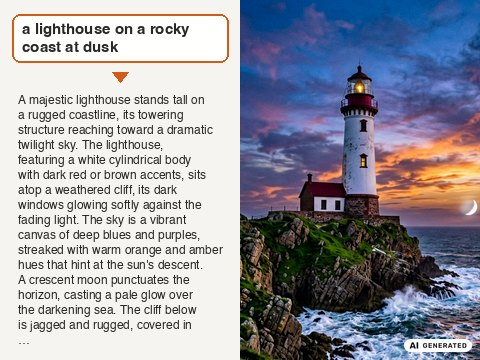
#> input picture src/renderer/src/assets/helpers/ernie_pe.jpg, 480 x 360 px
$ python -i upright.py   (imports and definitions only)
#> lines starting #> are read from the running program, lines starting #| are printed output that depends on the picture; after the words box and inside, x2 and y2 are one past the last pixel; in counts of white or black regions, pixels touching at a corner belong together
# SPDX-License-Identifier: LicenseRef-PolyForm-Noncommercial-1.0.0
# Copyright (C) 2026 Oliver Schmidt
"""Converging verticals straightened (Enhance: the built-in tool "Upright"), without a model.

The nearly vertical line segments of the photo are found (Canny, probabilistic Hough), their common vanishing point is
estimated robustly (random pairs of segments, the point most of them pass close to, then least squares over those),
and one perspective transform maps two lines through that point onto verticals, anchored at the middle row so the
photo keeps its size there. The strength moves the target points part of the way; the empty corners are cut off.
"""
import math

import cv2
import numpy as np

TOOL_ID = "builtin:upright"
MANIFEST = {"name": "Upright", "task": "upright", "kind": "image"}

WORK_SIZE = 1500  # long side of the copy the lines are found on
MAX_LEAN = 30  # degrees from vertical a segment may lean to count
MIN_LINES = 4  # fewer agreeing segments: the photo has no clear verticals
INLIER_DEG = 1.5  # a segment agrees with a vanishing point when it points at it within this angle
MAX_CORRECTION = 25  # degrees: the outer guide lines are never turned further (strong corrections stretch people)
STRAIGHT = 0.2  # degrees: verticals leaning less are left alone
# a building's verticals meet far outside the picture; lines meeting closer than this many picture heights from its
# middle are something else (stems in a vase, rays, a fan)
MIN_DISTANCE = 0.8
MIN_SPREAD = 0.25  # the agreeing segments must spread over at least this share of the width
MIN_KEPT = 0.5  # a result keeping less of the photo's area is not given
MAX_SEGMENTS = 300  # the longest segments carry the estimate; more only cost time on busy photos (trees, grass)


def _segments(rgb):
    """Nearly vertical line segments [(x1, y1, x2, y2)] in the photo's pixels, longest first."""
    h, w = rgb.shape[:2]
    scale = min(1.0, WORK_SIZE / max(h, w))
    grey = cv2.cvtColor(rgb, cv2.COLOR_RGB2GRAY)
    if scale < 1:
        grey = cv2.resize(grey, (round(w * scale), round(h * scale)), interpolation=cv2.INTER_AREA)
    edges = cv2.Canny(grey, 50, 150)
    found = cv2.HoughLinesP(edges, 1, np.pi / 180, 40, minLineLength=max(20, int(min(grey.shape) * 0.05)), maxLineGap=8)
    out = []
    for x1, y1, x2, y2 in (found.reshape(-1, 4) if found is not None else []):  # (N, 1, 4) in OpenCV 4, (N, 4) in 5
        lean = (math.degrees(math.atan2(x2 - x1, y2 - y1)) + 90) % 180 - 90
        if abs(lean) <= MAX_LEAN:
            out.append(np.array([x1, y1, x2, y2], np.float64) / scale)
    return sorted(out, key=lambda s: -math.hypot(s[2] - s[0], s[3] - s[1]))[:MAX_SEGMENTS]


def _line(s):
    """The segment's line as homogeneous coordinates, normalised (a·x + b·y + c = 0 with a² + b² = 1)."""
    l = np.cross([s[0], s[1], 1.0], [s[2], s[3], 1.0])
    return l / math.hypot(l[0], l[1])


def _agrees(s, v):
    """Whether the segment points at the vanishing point v (homogeneous; v[2] = 0: a direction)."""
    mid = np.array([(s[0] + s[2]) / 2, (s[1] + s[3]) / 2])
    to_v = v[:2] - mid * v[2]
    d = np.array([s[2] - s[0], s[3] - s[1]])
    cos = abs(d @ to_v) / (np.linalg.norm(d) * np.linalg.norm(to_v) + 1e-12)
    return cos >= math.cos(math.radians(INLIER_DEG))


def vanishing_point(segments, tries=400, seed=0):
    """The vertical vanishing point (homogeneous, unit length) most segments agree with, and the agreeing segments."""
    if len(segments) < 2:
        return None, []
    rng = np.random.default_rng(seed)
    lines = [_line(s) for s in segments]
    weights = np.array([math.hypot(s[2] - s[0], s[3] - s[1]) for s in segments])
    best, best_score = None, 0.0
    for _ in range(tries):
        i, j = rng.choice(len(segments), 2, replace=False)
        v = np.cross(lines[i], lines[j])
        if not np.any(v):
            continue
        v = v / np.linalg.norm(v)
        score = sum(weights[k] for k, s in enumerate(segments) if _agrees(s, v))
        if score > best_score:
            best, best_score = v, score
    if best is None:
        return None, []
    inliers = [k for k, s in enumerate(segments) if _agrees(s, best)]
    if len(inliers) < 2:
        return None, []
    # least squares: the point nearest to all agreeing lines, weighted by their length
    a = np.array([lines[k] * weights[k] for k in inliers])
    v = np.linalg.svd(a)[2][-1]
    return v / np.linalg.norm(v), [segments[k] for k in inliers]


def _through(v, x, y, at_y):
    """Where the line from (x, y) towards the vanishing point v crosses the row at_y."""
    dx, dy = v[0] - x * v[2], v[1] - y * v[2]
    if abs(dy) < 1e-12:
        return x
    return x + dx * (at_y - y) / dy


def _inner_box(valid):
    """The largest upright rectangle (x0, y0, x1, y1) inside the valid area, searched on a coarse grid."""
    h, w = valid.shape
    k = max(1, max(h, w) // 300)
    small = valid[::k, ::k]
    rows = []
    for r in small:
        xs = np.flatnonzero(r)
        rows.append((xs[0], xs[-1]) if len(xs) and xs[-1] - xs[0] + 1 == len(xs) else (None, None))
    best, box = 0, (0, 0, w, h)
    n = len(rows)
    for top in range(n):
        if rows[top][0] is None:
            continue
        left, right = rows[top]
        for bottom in range(top, n):
            if rows[bottom][0] is None:
                break
            left, right = max(left, rows[bottom][0]), min(right, rows[bottom][1])
            if right <= left:
                break
            area = (right - left + 1) * (bottom - top + 1)
            if area > best:
                best, box = area, (left * k, top * k, (right + 1) * k, (bottom + 1) * k)
    # one pixel in from each side: the edge rows of the grid may still touch the empty corner
    x0, y0, x1, y1 = box
    return x0 + k, y0 + k, min(w, x1) - k, min(h, y1) - k


def straighten(rgb, strength=1.0, stop=None):
    """The photo with its verticals straightened by the strength (0..1); and whether clear verticals were found. Without
    them, or at strength 0, the photo comes back as it is. (None, False) when stop() asks to end."""
    strength = max(0.0, min(1.0, float(strength)))
    segments = _segments(rgb)
    v, agreeing = vanishing_point(segments)
    if v is None or len(agreeing) < MIN_LINES:
        return rgb, False
    h, w = rgb.shape[:2]
    mids = [(sg[0] + sg[2]) / 2 for sg in agreeing]
    if max(mids) - min(mids) < MIN_SPREAD * w:
        return rgb, False
    if abs(v[2]) > 1e-12 and math.hypot(v[0] / v[2] - w / 2, v[1] / v[2] - h / 2) < MIN_DISTANCE * h:
        return rgb, False
    mid = h / 2
    xs = (0.25 * w, 0.75 * w)
    tops = [_through(v, x, mid, 0) for x in xs]
    bottoms = [_through(v, x, mid, h) for x in xs]
    lean = max(abs(math.degrees(math.atan2(t - x, mid))) for t, x in zip(tops, xs))
    if lean < STRAIGHT or strength == 0:
        return rgb, True
    # never turn the guide lines by more than MAX_CORRECTION degrees
    strength *= min(1.0, MAX_CORRECTION / lean)
    src = np.float32([[tops[0], 0], [tops[1], 0], [bottoms[1], h], [bottoms[0], h]])
    target = np.float32([[xs[0], 0], [xs[1], 0], [xs[1], h], [xs[0], h]])
    dst = src + strength * (target - src)
    m = cv2.getPerspectiveTransform(src, dst)
    if stop and stop():
        return None, False
    corners = cv2.perspectiveTransform(np.float32([[[0, 0]], [[w, 0]], [[w, h]], [[0, h]]]), m)[:, 0]
    x_min, y_min = np.floor(corners.min(axis=0))
    x_max, y_max = np.ceil(corners.max(axis=0))
    shift = np.array([[1, 0, -x_min], [0, 1, -y_min], [0, 0, 1]], np.float64)
    size = (int(x_max - x_min), int(y_max - y_min))
    if size[0] * size[1] > 4 * w * h:
        return rgb, True  # a degenerate estimate: leave the photo as it is rather than distort it
    # where the corrected photo has no empty corners, found on a coarse copy (a few hundred pixels across) ...
    k = max(1.0, max(size) / 400)
    coarse = np.diag([1 / k, 1 / k, 1.0])
    small_src = (max(1, round(w / k)), max(1, round(h / k)))
    valid = cv2.warpPerspective(np.full(small_src[::-1], 255, np.uint8), coarse @ shift @ m @ np.linalg.inv(coarse),
                                (max(1, math.ceil(size[0] / k)), max(1, math.ceil(size[1] / k))), flags=cv2.INTER_NEAREST) > 0
    bx0, by0, bx1, by1 = _inner_box(valid)
    x0, y0 = math.ceil(bx0 * k), math.ceil(by0 * k)
    x1, y1 = min(size[0], math.floor(bx1 * k)), min(size[1], math.floor(by1 * k))
    if x1 <= x0 or y1 <= y0 or (x1 - x0) * (y1 - y0) < MIN_KEPT * w * h:
        return rgb, False
    # ... then only that part is made at full size: no canvas larger than the photo
    crop = np.array([[1, 0, -x0], [0, 1, -y0], [0, 0, 1]], np.float64)
    out = cv2.warpPerspective(rgb, crop @ shift @ m, (x1 - x0, y1 - y0), flags=cv2.INTER_CUBIC, borderMode=cv2.BORDER_REPLICATE)
    return np.ascontiguousarray(out), True

>>> import cv2
>>> picture = cv2.cvtColor(cv2.imread('../../src/renderer/src/assets/helpers/ernie_pe.jpg'), cv2.COLOR_BGR2RGB)
>>> result = straighten(picture)
#> in _segments, `grey = cv2.cvtColor(rgb, cv2.COLOR_RGB2GRAY)`:
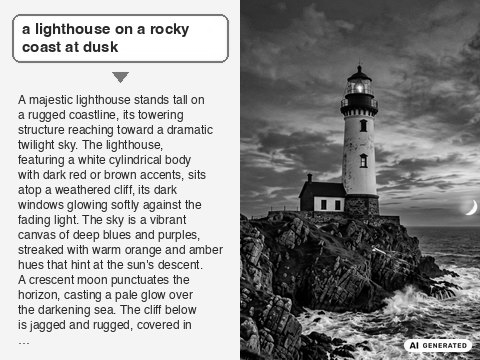
#> grey: shape (360, 480); min 0, max 255, mean 155.3
#> in _segments, `edges = cv2.Canny(grey, 50, 150)`:
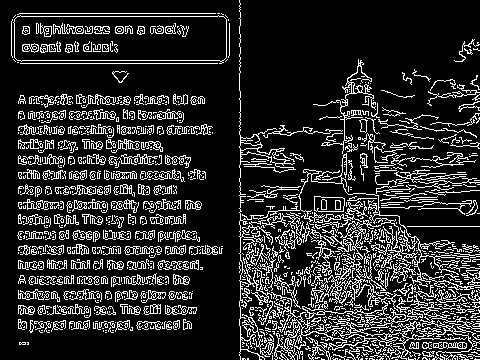
#> edges: shape (360, 480); 17.1% white in thin lines or dots
#> in _segments, `found = cv2.HoughLinesP(edges, 1, np.pi / 180, 40, minLineLength=max(2..`: found = 711 rows, first 6: [240, 359, 240, 91], [325, 223, 399, 223], [14, 60, 226, 60], [397, 305, 479, 350], [19, 280, 188, 282], [301, 279, 380, 358]
#> the loop in _segments, `for x1, y1, x2, y2 in (found.reshape(-1, 4) if found is not None else ..` made 711 passes
#> (x1, y1, x2, y2, lean) on passes 1 to 3: (240, 359, 240, 91, 0), (325, 223, 399, 223, -90), (14, 60, 226, 60, -90)
#> after the loop in _segments, `for x1, y1, x2, y2 in (found.reshape(-1, 4) if found is not None else ..`: out = 47 items, first 6: [240, 359, 240, 91], [375, 160, 383, 273], [239, 99, 239, 0], [425, 208, 439, 159], [343, 99, 344, 140], [297, 358, 395, 181]
#> in straighten, `segments = _segments(rgb)`: segments = 47 items, first 6: [240, 359, 240, 91], [297, 358, 395, 181], [461, 359, 467, 245], [375, 160, 383, 273], [239, 99, 239, 0], [476, 248, 479, 339]
#> in _line, `l = np.cross([s[0], s[1], 1.0], [s[2], s[3], 1.0])`: l = [268, 0, -64320]
#> in vanishing_point, `lines = [_line(s) for s in segments]`: lines = 47 items, first 6: [1, 0, -240], [0.875, 0.484, -433.2], [0.999, 0.0526, -479.2], [-0.998, 0.0706, 362.8], [1, 0, -239], [-0.999, 0.0329, 467.6]
#> in vanishing_point, `weights = np.array([math.hypot(s[2] - s[0], s[3] - s[1]) for s in segm..`: weights = 47 values, max 268 at index 0, min 23.26 at index 46, mean 61.03
#> the loop in vanishing_point, `for _ in range(tries):` made 400 passes
#> (i, j, score, best) on passes 1 to 2: (39, 29, 166.6, [-0.645, -0.764, -0.0018]), (14, 12, 439.1, [0.924, -0.381, 0.00198])
#> (i, j, v) on pass 3: (0, 3, [0.136, -0.991, 0.000567])
#> in straighten, `valid = cv2.warpPerspective(np.full(small_src[::-1], 255, np.uint8), c..`:
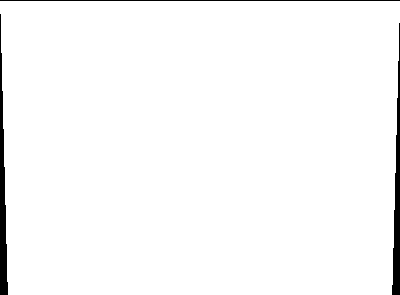
#> valid: shape (295, 400) bool; 97.7% white; 3 black regions, box (x1, y1, x2, y2) and area: (0, 14, 8, 295) 1175, (392, 23, 400, 295) 1127, (0, 0, 400, 1) 400
#> in straighten, `out = cv2.warpPerspective(rgb, crop @ shift @ m, (x1 - x0, y1 - y0), f..`:
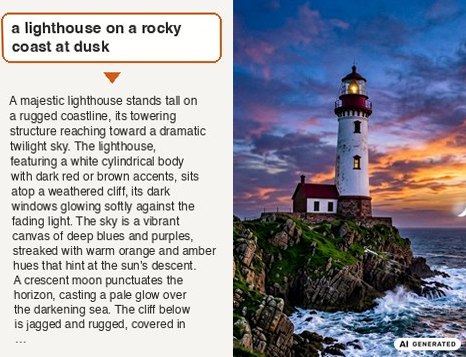
#> out: shape (357, 466, 3); mean R, G, B 152.1, 153.7, 164.3

$ run again, on src/renderer/src/assets/helpers/klein_outpaint.jpg
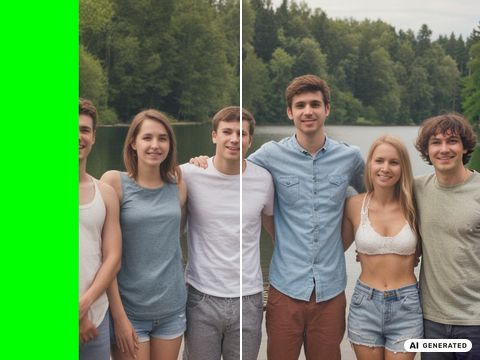
#> input picture src/renderer/src/assets/helpers/klein_outpaint.jpg, 480 x 360 px
#> in _segments, `grey = cv2.cvtColor(rgb, cv2.COLOR_RGB2GRAY)`:
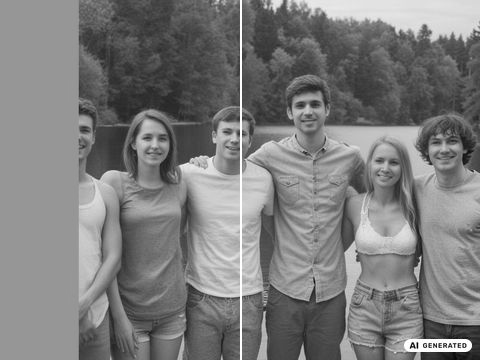
#> grey: shape (360, 480); min 0, max 255, mean 124.1
#> in _segments, `edges = cv2.Canny(grey, 50, 150)`:
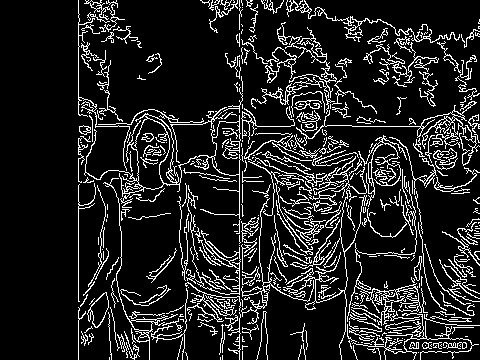
#> edges: shape (360, 480); 13.2% white in thin lines or dots, all inside (x1, y1, x2, y2) = (78, 0, 480, 360)
#> found = 729 rows, first 6: [78, 359, 78, 138], [239, 359, 239, 0], [242, 316, 242, 171], [238, 126, 290, 126], [373, 289, 436, 352], [397, 126, 478, 127]
#> the loop in _segments, `for x1, y1, x2, y2 in (found.reshape(-1, 4) if found is not None else ..` made 729 passes
#> (x1, y1, x2, y2, lean) on passes 1 to 3: (78, 359, 78, 138, 0), (239, 359, 239, 0, 0), (242, 316, 242, 171, 0)
#> after the loop in _segments, `for x1, y1, x2, y2 in (found.reshape(-1, 4) if found is not None else ..`: out = 160 items, first 6: [78, 359, 78, 138], [239, 359, 239, 0], [242, 316, 242, 171], [353, 240, 357, 261], [313, 153, 343, 206], [273, 188, 341, 60]
#> segments = 160 items, first 6: [239, 359, 239, 0], [78, 359, 78, 138], [398, 178, 455, 327], [242, 316, 242, 171], [273, 188, 341, 60], [304, 300, 311, 174]
#> l = [359, 0, -85801]
#> lines = 160 items, first 6: [1, 0, -239], [1, 0, -78], [-0.934, 0.357, 308.1], [1, 0, -242], [0.883, 0.469, -329.3], [0.998, 0.0555, -320.2]
#> weights = 160 values, max 359 at index 0, min 20.62 at index 159, mean 45.15
#> the loop in vanishing_point, `for _ in range(tries):` made 400 passes
#> (i, j, v) on pass 1: (135, 101, [0.0974, -0.995, 0.00133])
